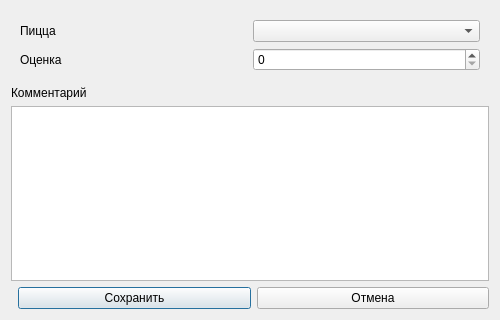
<?xml version="1.0" encoding="UTF-8"?>
<ui version="4.0">
 <class>ReviewFormDialog</class>
 <widget class="QDialog" name="ReviewFormDialog">
  <property name="geometry"><rect><x>0</x><y>0</y><width>500</width><height>320</height></rect></property>
  <property name="windowTitle"><string>Отзыв</string></property>
  <layout class="QVBoxLayout" name="verticalLayoutMain">
   <item>
    <widget class="QWidget" name="formWidget">
     <layout class="QGridLayout" name="gridLayout">
      <item row="0" column="0"><widget class="QLabel" name="labelMenuItem"><property name="text"><string>Пицца</string></property></widget></item>
      <item row="0" column="1"><widget class="QComboBox" name="comboBoxMenuItem"/></item>
      <item row="1" column="0"><widget class="QLabel" name="labelRating"><property name="text"><string>Оценка</string></property></widget></item>
      <item row="1" column="1"><widget class="QSpinBox" name="spinBoxRating"/></item>
     </layout>
    </widget>
   </item>
   <item><widget class="QLabel" name="labelComment"><property name="text"><string>Комментарий</string></property></widget></item>
   <item><widget class="QPlainTextEdit" name="plainTextEditComment"/></item>
   <item>
    <layout class="QHBoxLayout" name="horizontalLayoutButtons">
     <item><spacer name="horizontalSpacer"><property name="orientation"><enum>Qt::Horizontal</enum></property></spacer></item>
     <item><widget class="QPushButton" name="pushButtonSave"><property name="text"><string>Сохранить</string></property></widget></item>
     <item><widget class="QPushButton" name="pushButtonCancel"><property name="text"><string>Отмена</string></property></widget></item>
    </layout>
   </item>
  </layout>
 </widget>
 <resources/>
 <connections/>
</ui>
